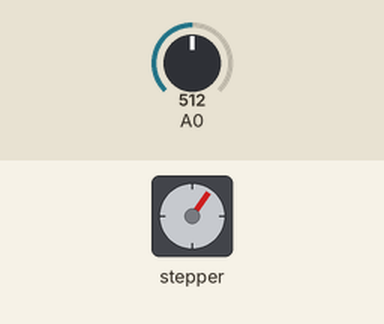
Simulated run of this sketch. Board: Arduino Uno, built with avr-gcc and run on an emulated ATmega328P. On the bench: stepper motor. Inputs (shaded band) come from the test bench; at power-on: A0 = 512. Stepper angles assume 200 steps per turn.

Above: at 1.2 s.
1.3 s: A0 set to 525
At 1.7 s:
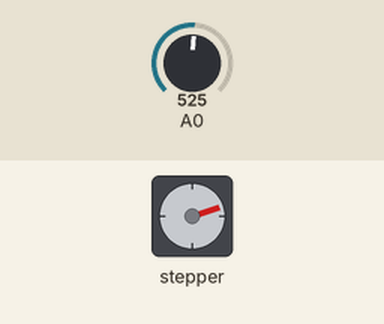
2.8 s: A0 set to 716
At 4.0 s:
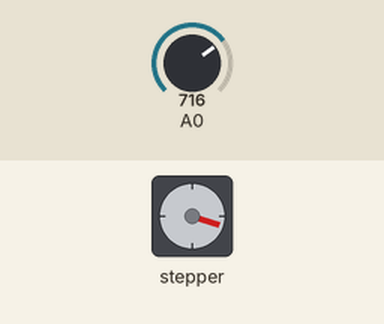
4.3 s: A0 set to 734
At 5.2 s:
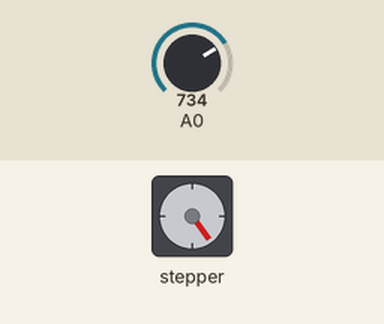
5.8 s: A0 set to 900
At 6.3 s:
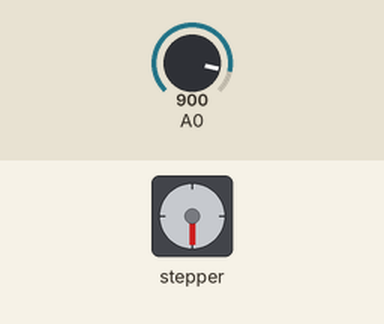
7.3 s: A0 set to 919
At 8.6 s:
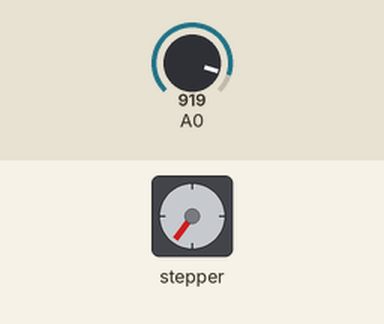
Timing chart, 0 to 9.8 s (numbered marks = the images above; inputs shaded):
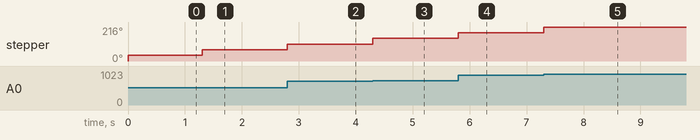

The sketch:

Stepper_MotorTest.ino
```cpp
#include <Stepper.h>
#define STEPS 200

//steps per revolution = 360/step angle
//360 / 1.8 = 200 steps per revolution

Stepper stepper(STEPS, 20, 21);
#define motorInterfaceType 1
int Pval = 0;
int potVal = 0;

void setup() {
  stepper.setSpeed(1000);
}

void loop() {
  potVal = map(analogRead(A0),0,1024,0,500);
  if (potVal>Pval)
      stepper.step(20);
  if (potVal<Pval)
      stepper.step(-5);

Pval = potVal;

}
```

Measured:
- the behaviour switches between 514 and 515 on A0 (found by bisection; images 0 and 1)
- the behaviour switches between 716 and 717 on A0 (found by bisection; images 2 and 3)
- the behaviour switches between 901 and 902 on A0 (found by bisection; images 4 and 5)
- after the input at 1.3 s, stepper: turns 36° clockwise, starting at once
- after the input at 2.8 s, stepper: turns 36° clockwise, starting at once
- after the input at 4.3 s, stepper: turns 36° clockwise, starting at once
- after the input at 5.8 s, stepper: turns 36° clockwise, starting at once
- after the input at 7.3 s, stepper: turns 36° clockwise, starting at once
